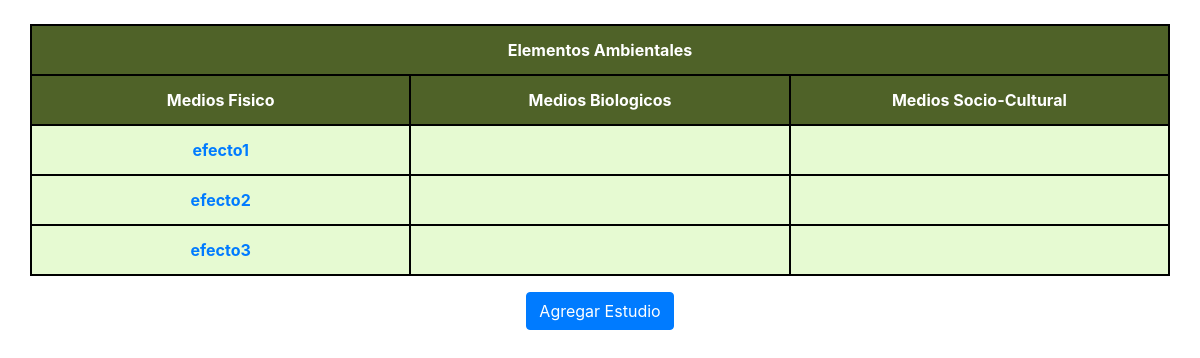
The page /configuracion/index/ on the database as committed earlier.
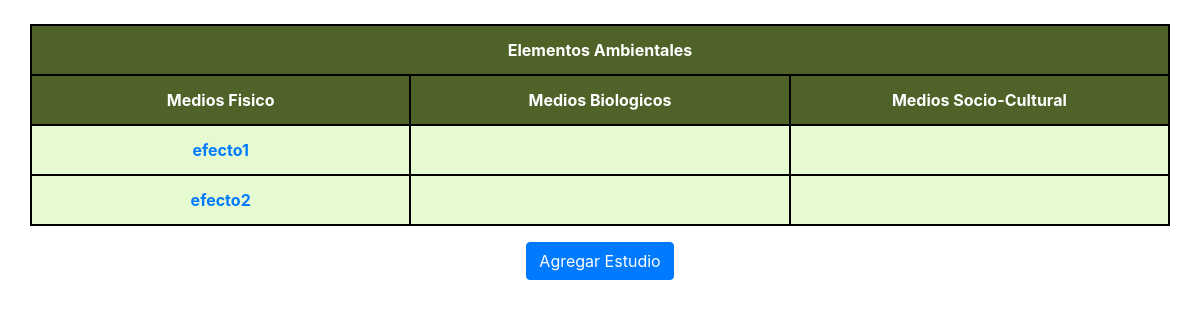
The same page on the database as committed later.
### configuracion/models.py (models this page shows)
class Estudio(models.Model):
	nombre = models.CharField(max_length=100, default="")
	tipo = models.CharField(choices=MEDIOS, max_length=25, default="")
	valoracion_relevancia = models.CharField(choices=NIVEL_RELEVANCIA, max_length=6, default="")
	tipo_relevancia = models.CharField(choices=TIPO_RELEVANCIA, max_length=25, default="")
	intensidad = models.IntegerField()
	extension =  models.IntegerField()
	duracion = models.IntegerField()
	duracion = models.IntegerField()
	reversibilidad = models.IntegerField()
	probabilidad = models.IntegerField(validators=[MinValueValidator(0), MaxValueValidator(100)])
	pondIntensidad = models.IntegerField(validators=[MinValueValidator(0), MaxValueValidator(100)])
	pondExtension = models.IntegerField(validators=[MinValueValidator(0), MaxValueValidator(100)])
	pondDuracion = models.IntegerField(validators=[MinValueValidator(0), MaxValueValidator(100)])
	pondReversibilidad = models.IntegerField(validators=[MinValueValidator(0), MaxValueValidator(100)])
	pondProbabilidad = models.IntegerField(validators=[MinValueValidator(0), MaxValueValidator(100)])
	via = models.FloatField(default=0.0)

### configuracion/views.py (the view)
def index(request):
	estudios = Estudio.objects.all().order_by('id')
	num_fisico = 0
	num_biologico = 0
	num_socio_cultural = 0
	for i in estudios:
		if i.tipo == "FS":
			num_fisico+=1
		elif i.tipo == "BIO":
			num_biologico+=1
		else:
			num_socio_cultural+=1
	num_filas = max((num_fisico, num_biologico, num_socio_cultural))
	print(num_filas)
	return render(request, 'configuracion/index.html', {'estudios':estudios, 'num_filas':num_filas})

### configuracion/templates/configuracion/index.html (shortened to what this page needs)
{% load static %}
<!DOCTYPE html>
<html>
<head>
	<link rel="stylesheet" type="text/css" href="https://stackpath.bootstrapcdn.com/bootstrap/4.1.3/css/bootstrap.min.css">
	<link rel="stylesheet" type="text/css" href="{% static 'css/main.css' %}">
</head>
<body>
	<br>
	<div class="container">
		<div class="row justify-content-center">
			<table class="table">
				<tr class="cabecera">
					<td colspan="3">Elementos Ambientales</td>
				</tr>
				<tr class="cabecera">
					<td>Medios Fisico</td>
					<td>Medios Biologicos</td>
					<td>Medios Socio-Cultural</td>
				</tr>
				{% if estudios %}
				{% for estudio in estudios %}
				<tr class="columna">
					{% if estudio.tipo == "FS" %}
					<td colspan="1"><a href="{% url 'editar_estudio' estudio.id %}">{{estudio.nombre}}</a></td>
					<td></td>
					<td></td>
					{% elif estudio.tipo == "BIO" %}
					<td></td>
					<td><a href="{% url 'editar_estudio' estudio.id %}">{{estudio.nombre}}</a></td>
					<td></td>
					{% else %}
					<td></td>
					<td></td>
					<td><a href="{% url 'editar_estudio' estudio.id %}">{{estudio.nombre}}</a></td>
					{% endif %}
				</tr>
				{% endfor %}
				{% endif %}
			</table>
			<a class="btn btn-primary" href="{% url 'agregar_estudio' %}">Agregar Estudio</a>
		</div>
	</div>
</body>
</html>

Rows that differ between the two databases and show on the page:
removed Estudio: nombre "efecto3"
